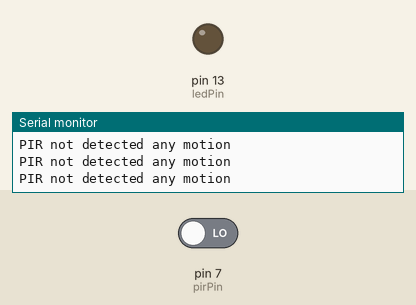
Recording of a sketch running on a simulated Arduino Uno, built with avr-gcc and run on an emulated ATmega328P. Parts: output pins drawn as LEDs (lit = HIGH), the last lines printed to the serial monitor. The inputs (shaded band) are chosen by the test bench; at power-on: pin 7 (pirPin) LOW.

Above: at 2.8 s.
2.9 s: pin 7 (pirPin) driven HIGH
At 3.5 s:
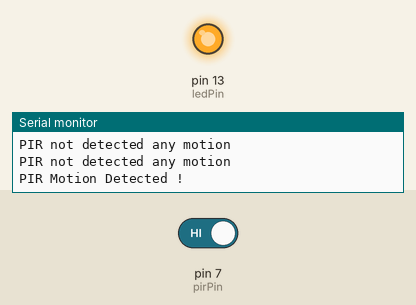
4.5 s: pin 7 (pirPin) driven LOW
At 6.3 s:
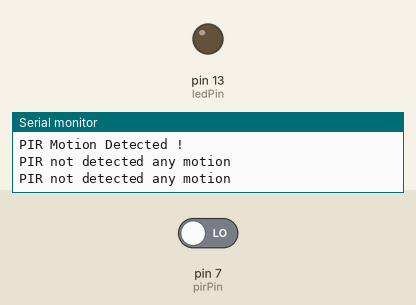
Timing chart, 0 to 7.8 s (numbered marks = the images above; inputs shaded):
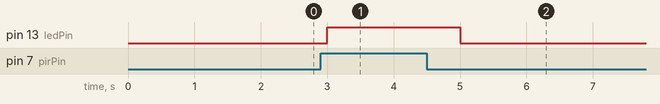

The sketch:

14_PIR-sensor.ino
```cpp
int pirPin = 7;      // Pin connected to PIR sensor OUT
int ledPin = 13;     // Pin connected to LED (optional)

void setup() {
  pinMode(pirPin, INPUT);  // Set PIR sensor pin as input
  pinMode(ledPin, OUTPUT); // Set LED pin as output (optional)
  Serial.begin(9600);      // Start serial communication
}

void loop() {
  int motion = digitalRead(pirPin);  // Read the state of the PIR sensor

  if (motion == HIGH) {
    // Motion detected
    digitalWrite(ledPin, HIGH);  // Turn ON LED (optional)
    Serial.println("PIR Motion Detected !");
  } else {
    // No motion
    digitalWrite(ledPin, LOW);   // Turn OFF LED (optional)
    Serial.println("PIR not detected any motion");
  }
  delay(1000);  // Small delay to prevent excessive serial printing
}
```

Measured:
- after the input at 2.9 s, pin 13 (ledPin): LOW → HIGH after 0.10 s
- after the input at 4.5 s, pin 13 (ledPin): HIGH → LOW after 0.50 s
